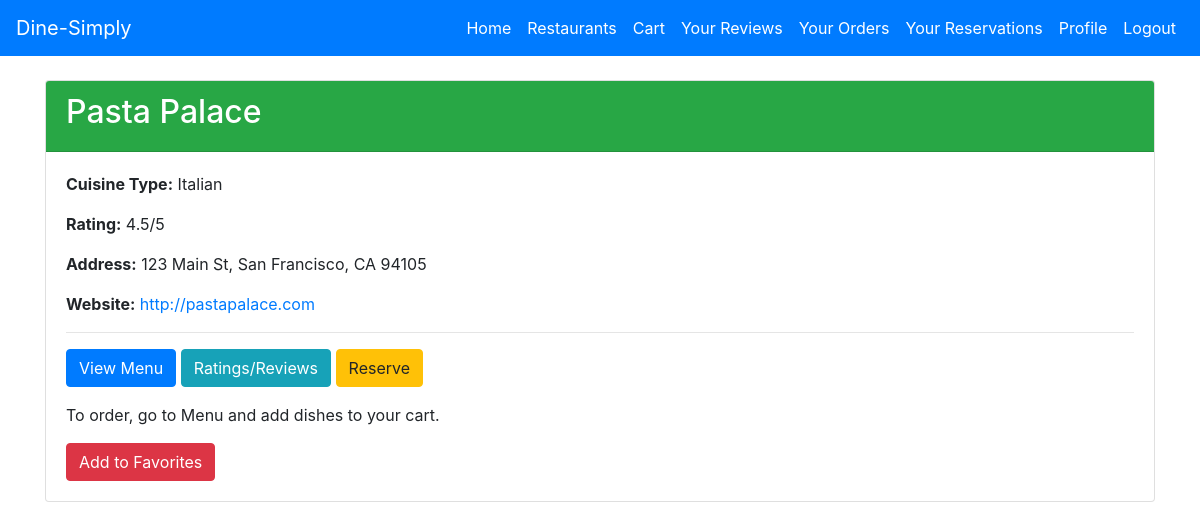
/restaurant/1 (signed in), run on the app's committed database.
### tables this page shows
CREATE TABLE "Restaurant" (
    RestaurantID INTEGER PRIMARY KEY AUTOINCREMENT,
    Name VARCHAR(100) NOT NULL,
    Address VARCHAR(255),
    City VARCHAR(100),
    State VARCHAR(50),
    ZipCode VARCHAR(10),
    Website VARCHAR(255),
    Rating DOUBLE,
    CuisineType VARCHAR(50),
    Longitude DOUBLE,
    Latitude DOUBLE,
    NumberOfTables INT,
    MaxPeoplePerTable INT
);

### app.py (the view)
@app.route('/restaurant/<int:restaurant_id>')
@login_required
def restaurant_detail(restaurant_id):
    conn = get_db_connection()
    restaurant = conn.execute('SELECT * FROM Restaurant WHERE RestaurantID = ?', (restaurant_id,)).fetchone()
    if not restaurant:
        conn.close()
        flash("Restaurant not found.", 'danger')
        return redirect(url_for('restaurants'))
    avg_rating = conn.execute('''
        SELECT AVG(Rating) as avg_rating FROM Review
        WHERE RestaurantID = ?
    ''', (restaurant_id,)).fetchone()['avg_rating']
    conn.close()
    form = EmptyForm()
    return render_template('restaurant_details.html', restaurant=restaurant, avg_rating=avg_rating, form=form)

### app.py (called while the page is built)
def get_db_connection():
    conn = sqlite3.connect(db_path)
    conn.row_factory = sqlite3.Row
    return conn

@login_manager.user_loader
def load_user(user_id):
    return User.get(user_id)

    @staticmethod
    def get(user_id):
        conn = get_db_connection()
        user = conn.execute('SELECT * FROM User WHERE UserID = ?', (user_id,)).fetchone()
        conn.close()
        if user:
            return User(*user)
        return None

### templates/restaurant_details.html (shortened to what this page needs)
<!DOCTYPE html>
<html lang="en">
<head>
    <link rel="stylesheet" href="https://stackpath.bootstrapcdn.com/bootstrap/4.5.0/css/bootstrap.min.css">
</head>
<body>
    {% include 'navbar_customer.html' %}
    <div class="container mt-4">
        <div class="card">
            <div class="card-header bg-success text-white">
                <h2>{{ restaurant['Name'] }}</h2>
            </div>
            <div class="card-body">
                <p><strong>Cuisine Type:</strong> {{ restaurant['CuisineType'] }}</p>
                <p><strong>Rating:</strong> {{ avg_rating|round(1) }}/5</p>
                <p><strong>Address:</strong> {{ restaurant['Address'] }}, {{ restaurant['City'] }}, {{ restaurant['State'] }} {{ restaurant['ZipCode'] }}</p>
                <p><strong>Website:</strong> <a href="{{ restaurant['Website'] }}" target="_blank">{{ restaurant['Website'] }}</a></p>
                <hr>
                <a href="{{ url_for('menu', restaurant_id=restaurant['RestaurantID']) }}" class="btn btn-primary">View Menu</a>
                <a href="{{ url_for('review', restaurant_id=restaurant['RestaurantID']) }}" class="btn btn-info">Ratings/Reviews</a>
                <a href="{{ url_for('make_reservation', restaurant_id=restaurant['RestaurantID']) }}" class="btn btn-warning">Reserve</a>
                <p class="mt-3">To order, go to Menu and add dishes to your cart.</p>
                <form action="{{ url_for('add_favorite', restaurant_id=restaurant['RestaurantID']) }}" method="POST" class="form-inline mt-3">
                    <button type="submit" class="btn btn-danger">Add to Favorites</button>
                </form>
            </div>
        </div>
    </div>
</body>
</html>

### data on the page
Restaurant: Name "Pasta Palace", CuisineType "Italian", Address "123 Main St", City "San Francisco", State "CA", ZipCode "94105", Website "http://pastapalace.com"

### other printed values
{{ avg_rating|round(1) }} "4.5"
